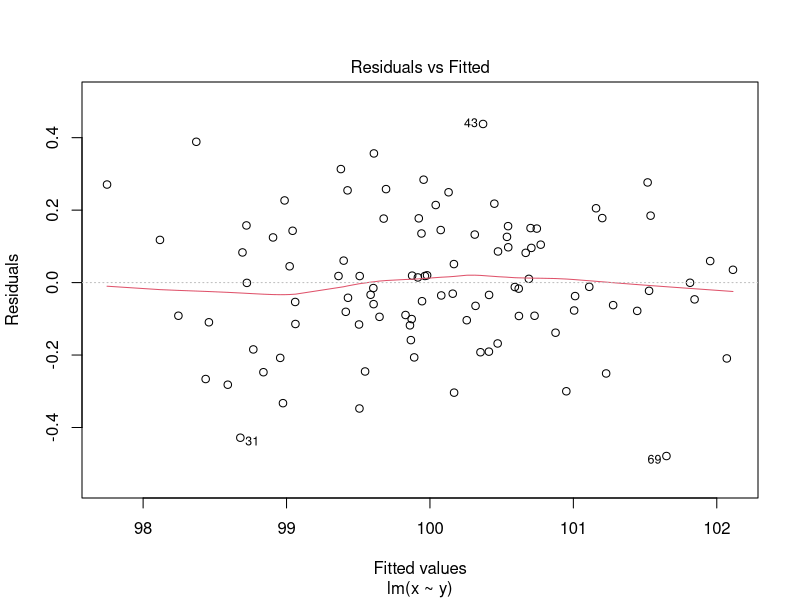
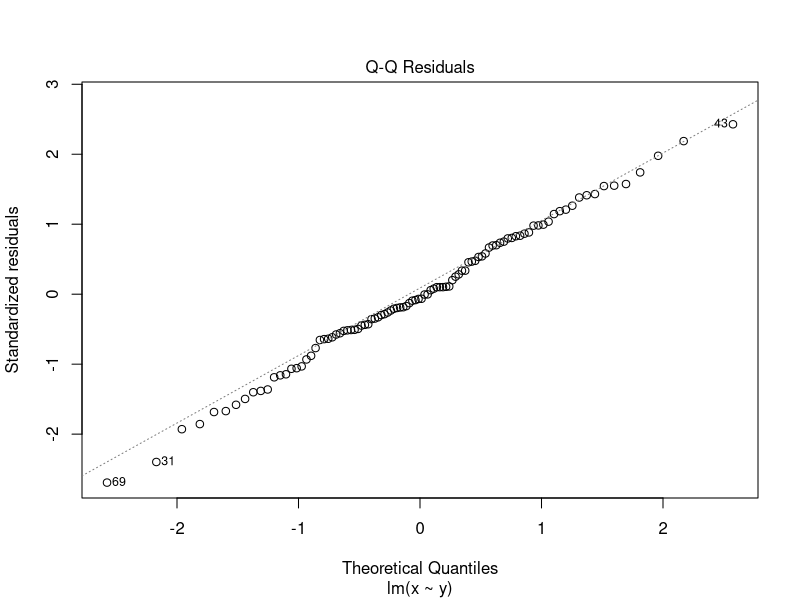
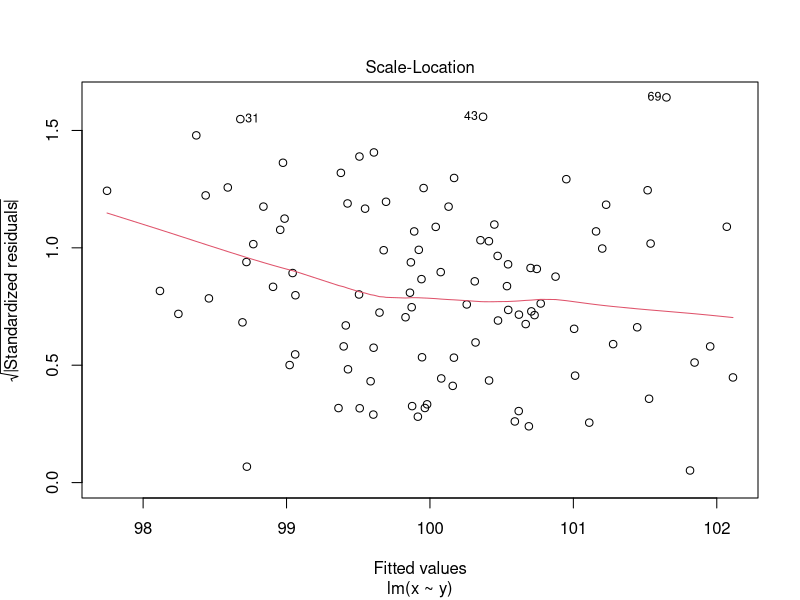
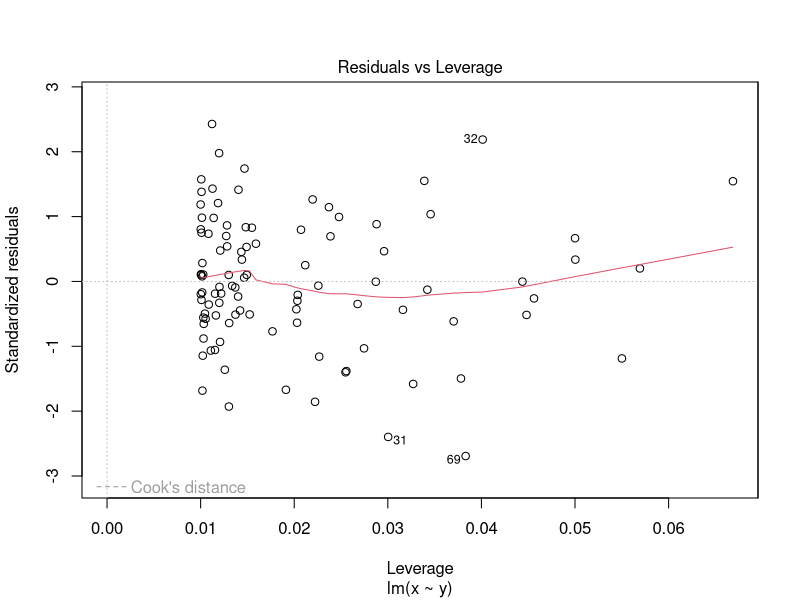

Write R code to recreate these figures, in order.
#' ---
#' output: github_document
#' ---

x <- rnorm(100, 100)

y <- x + (.2 * rnorm(100))

xy_mod <- lm(x ~ y)

summary(xy_mod)

plot(xy_mod)

# merge conflict mode


# another test--what does my git log look like with this github-edited comment?
